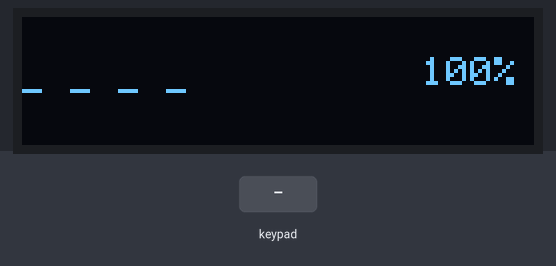
Simulated run of this sketch. Board: Arduino Mega 2560, built with avr-gcc and run on an emulated ATmega2560. Shown: 128×32 one-colour display. Inputs (shaded band) come from the test bench. At 7.4 s the program stops and its outputs stay as they are.

Above: at 1.2 s.
1.3 s: keypad keys 4 0 4 2 4 4 4 6 pressed 0.4 s apart
At 1.53 s:
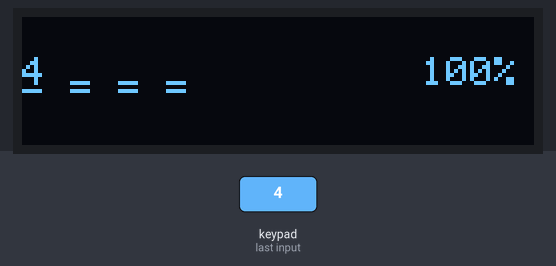
At 5.0 s:
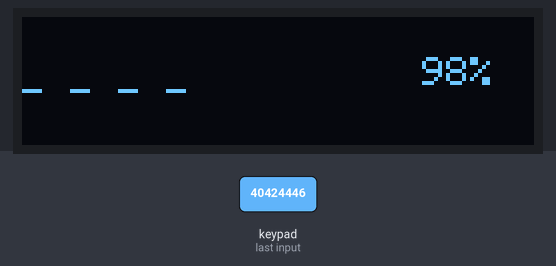
6.0 s: keypad keys 7 6 4 3 pressed 0.4 s apart
At 8.2 s:
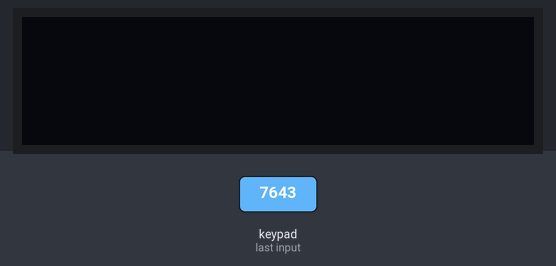
Timing chart, 0 to 8.9 s (numbered marks = the images above; inputs shaded):
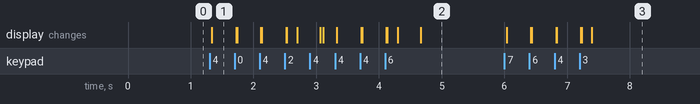

The sketch:

keypad_battery_atttack.ino
```cpp
#include <Adafruit_GrayOLED.h>
#include <gfxfont.h>
#include <Adafruit_GFX.h>
#include <Adafruit_SPITFT.h>
#include <Adafruit_SPITFT_Macros.h>

#include <Adafruit_SSD1306.h>
#include <splash.h>
#include <Wire.h>

#include <Key.h>
#include <Keypad.h>

#include <string.h>

#define SCREEN_WIDTH 128 // OLED display width, in pixels
#define SCREEN_HEIGHT 32 // OLED display height, in pixels
#define OLED_RESET -1
#define OLED_ADDR 0x3C // here address is 0x3C for 128x32 display

#define PASSWORD "7643"

Adafruit_SSD1306 display(SCREEN_WIDTH, SCREEN_HEIGHT, &Wire, OLED_RESET);

const byte ROWS = 4;
const byte COLS = 4;

char hexaKeys[ROWS][COLS] = {
  {'1', '2', '3', 'A'},
  {'4', '5', '6', 'B'},
  {'7', '8', '9', 'C'},
  {'*', '0', '#', 'D'}
};

byte rowPins[ROWS] = { 40, 42, 44, 46 };
byte colPins[COLS] = { 41, 43, 45, 47 };

Keypad customKeypad = Keypad(makeKeymap(hexaKeys), rowPins, colPins, ROWS, COLS);

byte isEmptyEnry = 1;
int entryAttempt[4] = { -1, -1, -1, -1 };

char emptyEntry[9] = "_ _ _ _";

int input_counter = 0;
int battery_to_lose = 0;
int battery = 100;

void resetDisplay() {
    display.clearDisplay();
    display.setTextSize(1);
    display.setTextColor(WHITE);
    display.setCursor(0, 12);
    display.print(emptyEntry);

    display.setCursor(100, 10);
    display.print(battery);
    display.print('%');

    display.display();
}


void setup() {
  // put your setup code here, to run once:
  Serial.begin(115200);

  if(!display.begin(SSD1306_SWITCHCAPVCC, 0x3C)) { // Address 0x3D for 128x64
    Serial.println(F("SSD1306 allocation failed"));
    for(;;);
  }

  resetDisplay();
}

void loop() {
  if (battery <= 0) {
    display.clearDisplay();
    display.setCursor(0, 10);
    display.println("You Lose! Try again.");
    display.display();

    delay(1000);

    battery = 100;
  }

  // put your main code here, to run repeatedly:
  char customKey = customKeypad.getKey();

  if (customKey && customKey >= '0' && customKey <= '9') {
    entryAttempt[input_counter] = customKey;

    char entry[9];
    strcpy(entry, emptyEntry);

    for (int i = 0; i <= input_counter; i++) {
      entry[i * 2] = entryAttempt[i];
    }

    input_counter++;

    resetDisplay();
    display.setCursor(0, 10);
    display.println(entry);
    display.display();

  }

  // Process submission
  if (input_counter == 4) {
    int seq_matches = 0;
    int i = 0;

    delay(150);

    while (i < 4 && entryAttempt[i] == PASSWORD[i++]) {
      seq_matches++;
    }

    if (seq_matches == 4) {
      display.clearDisplay();
      display.setCursor(0, 10);
      display.print("Correct! Secret: ");
      display.println(PASSWORD);
      display.display();
      exit(0);
    }

    battery = battery - (2 * seq_matches + 1);

    display.clearDisplay();
    display.setCursor(0, 10);
    display.println("Processing...");
    display.display();

    delay(350);

    resetDisplay();
    input_counter = 0;
  }
}
```

Measured:
- after the input at 1.3 s, the display: changes at once (image 1)
- after the input at 6.0 s, the display: first changes at once (image 3 shows a later state)
